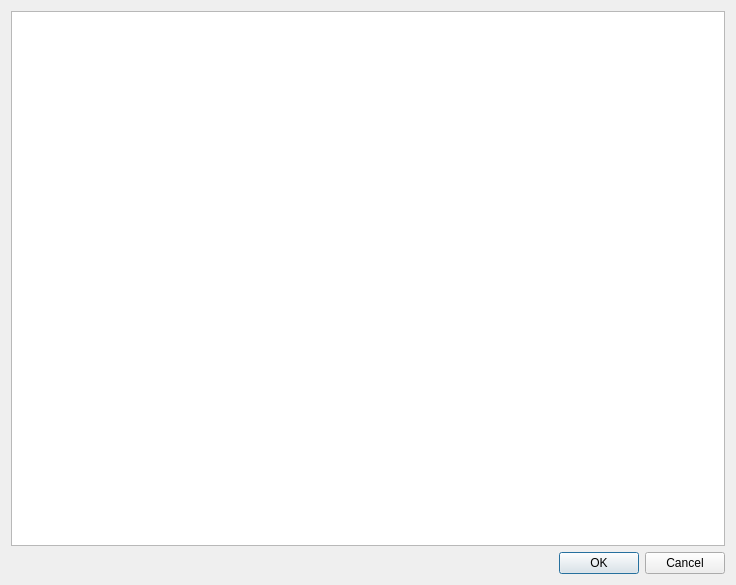
<?xml version="1.0" encoding="UTF-8"?>
<ui version="4.0">
 <class>DialogAutomaticSignalSelection</class>
 <widget class="QDialog" name="DialogAutomaticSignalSelection">
  <property name="geometry">
   <rect>
    <x>0</x>
    <y>0</y>
    <width>736</width>
    <height>585</height>
   </rect>
  </property>
  <property name="windowTitle">
   <string>DialogAutomaticSignalSelection</string>
  </property>
  <layout class="QVBoxLayout" name="verticalLayout">
   <item>
    <widget class="QTableWidget" name="tableWidgetSignalsToCycles"/>
   </item>
   <item>
    <widget class="QDialogButtonBox" name="buttonBox">
     <property name="orientation">
      <enum>Qt::Horizontal</enum>
     </property>
     <property name="standardButtons">
      <set>QDialogButtonBox::Cancel|QDialogButtonBox::Ok</set>
     </property>
    </widget>
   </item>
  </layout>
 </widget>
 <resources/>
 <connections>
  <connection>
   <sender>buttonBox</sender>
   <signal>accepted()</signal>
   <receiver>DialogAutomaticSignalSelection</receiver>
   <slot>accept()</slot>
   <hints>
    <hint type="sourcelabel">
     <x>248</x>
     <y>254</y>
    </hint>
    <hint type="destinationlabel">
     <x>157</x>
     <y>274</y>
    </hint>
   </hints>
  </connection>
  <connection>
   <sender>buttonBox</sender>
   <signal>rejected()</signal>
   <receiver>DialogAutomaticSignalSelection</receiver>
   <slot>reject()</slot>
   <hints>
    <hint type="sourcelabel">
     <x>316</x>
     <y>260</y>
    </hint>
    <hint type="destinationlabel">
     <x>286</x>
     <y>274</y>
    </hint>
   </hints>
  </connection>
 </connections>
</ui>
